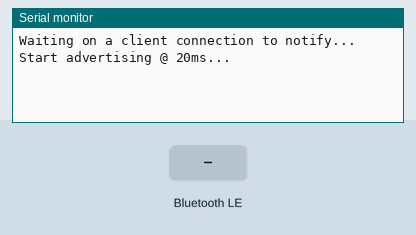
A sketch run on a simulated Arduino Uno, built for the host (arithmetic inside an expression is 32-bit, double 64-bit). Shown: the last lines printed to the serial monitor. The test bench sets the inputs (shaded band). Nothing arrives over Bluetooth unless stated; a phone connects over Bluetooth LE 3 s after start.

Above: at 3.8 s.
3.9 s: Bluetooth LE write "1" received
At 4.9 s:
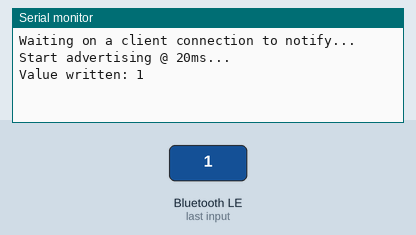
5.4 s: Bluetooth LE write "2" received
At 6.0 s:
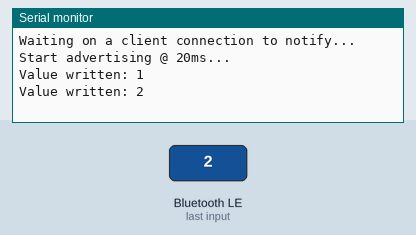

The sketch:

ss_server_notify_0_2.ino
```cpp
/*
    BLEServer that notifies the client device. Basically an attempt to replicate BLE_notify_example by Evandro Copercini using ArduinoBLE.h
    Rithvik Doshi

   The design of creating the BLE server is:
   1. Create a BLE Server
   2. Create a BLE Service
   3. Create a BLE Characteristic on the Service
   4. Create a BLE Descriptor on the characteristic
   5. Start the service.
   6. Start advertising.

*/

#include <ArduinoBLE.h>

// bool deviceConnected = false;
// bool oldDeviceConnected = false;
int message = 0x420F;
int broadcast = 0x2468;
long last_time = 0;
BLEService safeStepsService("6969");
BLEIntCharacteristic safeStepsCharacteristic("AFAF", BLERead | BLENotify | BLEWrite | BLEIndicate);
BLEIntCharacteristic broadcastCharacteristic("2468", BLERead | BLENotify | BLEBroadcast);
BLEDescriptor safeStepsDescriptor("420F", "message");

void setup() {
  Serial.begin(9600); // Initialize Serial Communication
  while (!Serial);

  if (!BLE.begin()) { //Initialize BLE
    Serial.println("starting BLE failed!");

    while (1);
  }

  BLE.setDeviceName("Arduino ESP32");
  BLE.setLocalName("SafeSteps Beacon");

  safeStepsCharacteristic.addDescriptor(safeStepsDescriptor);
  safeStepsService.addCharacteristic(safeStepsCharacteristic);
  safeStepsService.addCharacteristic(broadcastCharacteristic);

  BLE.setAdvertisedService(safeStepsService);
  BLE.addService(safeStepsService);

  BLE.setEventHandler(BLEConnected, blePeripheralConnectHandler);
  BLE.setEventHandler(BLEDisconnected, blePeripheralDisconnectHandler);

  BLE.advertise();

  Serial.println("Waiting on a client connection to notify...");

  broadcastCharacteristic.writeValue(broadcast);
  broadcastCharacteristic.broadcast();

}

void loop() {

  BLEDevice central = look20ms();

  if (!central){
    central = lookLonger();
  }

  if (central) {
    last_time = millis();
    while (central.connected()){
      central.poll(); // This doesn't really have an effect on things it seems
      if (millis() > last_time + 1000){
        broadcastCharacteristic.writeValue(broadcast++);
        // broadcastCharacteristic.broadcast(); // What does this do tho???
        if (safeStepsCharacteristic.subscribed()){
          safeStepsCharacteristic.writeValue(message);
          Serial.print("Sent message: ");
          Serial.println(message, HEX);
          message++;
        }
        last_time = millis();
      }

      if (safeStepsCharacteristic.written()){
        if (safeStepsCharacteristic.value()){
          Serial.print("Value written: ");
          Serial.println(safeStepsCharacteristic.value());
        }
      }

    }
    Serial.println("Disconnected and message reset.");
    message = 0x420F;
    broadcast = 0x2468;
    delay(3);
  }
}

BLEDevice look20ms(){
  // https://community.cypress.com/t5/Knowledge-Base-Articles/Making-a-BLE-Device-Discoverable-on-iOS-Devices-KBA223312/ta-p/250101
  last_time = millis();
  Serial.println("Start advertising @ 20ms...");
  while (millis() < last_time + 30000){
    broadcastCharacteristic.broadcast();
    BLEDevice central = BLE.central();
    if (central){
      return central;
    }
    delay(20);
  }
  return BLE.central();
}

BLEDevice lookLonger(){
  Serial.println("Advertising at 152.5ms");
  while (1){
    broadcastCharacteristic.broadcast();
    BLEDevice central = BLE.central();
    if (central){
      return central;
    }
    delay(152.5);
  }
}

void blePeripheralConnectHandler(BLEDevice central) {
  // central connected event handler
  Serial.print("Connected event, central: ");
  Serial.println(central.address());
}

void blePeripheralDisconnectHandler(BLEDevice central) {
  // central disconnected event handler
  Serial.print("Disconnected event, central: ");
  Serial.println(central.address());
}
```

Measured:
- after the input at 3.9 s, the serial monitor: prints a new line at once (image 1)
- after the input at 5.4 s, the serial monitor: prints a new line at once (image 2)
